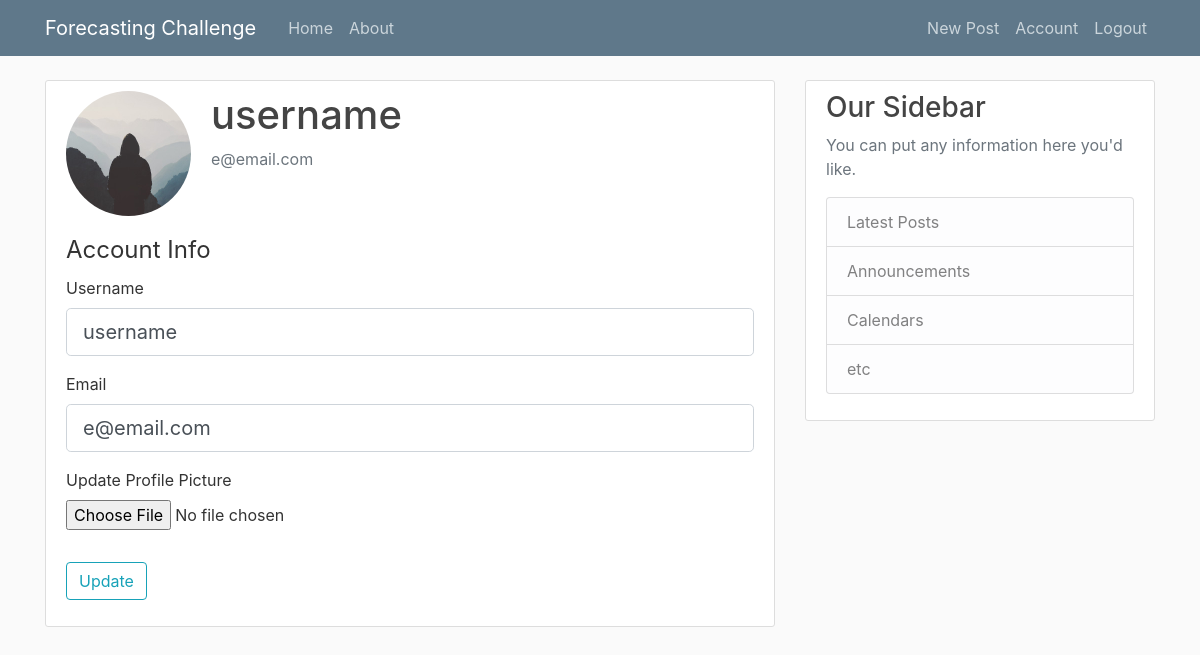
Page /account (signed in) on the committed database.
### forecastingchallenge/models.py (models this page shows, shortened)
class User(db.Model, UserMixin):
    id = db.Column(db.Integer, primary_key=True)
    username = db.Column(db.String(20), unique=True, nullable=False)
    email = db.Column(db.String(120), unique=True, nullable=False)
    image_file = db.Column(db.String(20), nullable=False, default='default.jpg')
    password = db.Column(db.String(60), nullable=False)
    posts = db.relationship('Post', backref='author', lazy=True)
    forecasts = db.relationship('Forecast', backref='author', lazy=True)

### forecastingchallenge/routes.py (the view)
@app.route("/account", methods=['GET', 'POST'])
@login_required
def account():
    form = UpdateAccountForm()
    if form.validate_on_submit():
        if form.picture.data:
            picture_file = save_picture(form.picture.data)
            if current_user.image_file != 'default.jpg':
                delete_picture(current_user.image_file)
            current_user.image_file = picture_file
        current_user.username = form.username.data
        current_user.email = form.email.data
        db.session.commit()
        flash('Your account has been updated.', 'success')
        return redirect(url_for('account'))
    elif request.method == 'GET':
        form.username.data = current_user.username
        form.email.data = current_user.email
    image_file = url_for('static', filename='profile_pics/' + current_user.image_file)
    return render_template('account.html', form=form, image_file=image_file)

### forecastingchallenge/forms.py (shortened to what this page needs)
class UpdateAccountForm(FlaskForm):
    username = StringField('Username', validators=[DataRequired(), Length(min=3, max=20)])
    email = StringField('Email', validators=[DataRequired(), Email(), Length(max=120)])
    picture = FileField('Update Profile Picture', validators=[FileAllowed(['jpg', 'png'])])
    submit = SubmitField('Update')

### forecastingchallenge/models.py (called while the page is built)
@login_manager.user_loader
def load_user(user_id):
    return User.query.get(int(user_id))

### forecastingchallenge/templates/account.html (shortened to what this page needs)
{% extends "layout.html" %}
{% block content%}
    <div class="content-section">
      <div class="media">
        <img class="rounded-circle account-img" src="{{ image_file }}">
        <div class="media-body">
          <h2 class="account-heading">{{ current_user.username }}</h2>
          <p class="text-secondary">{{ current_user.email }}</p>
        </div>
      </div>
        <form method="POST" action="" enctype="multipart/form-data">
            <fieldset class="form-group">
                <legend>Account Info</legend>
                <div class="form-group">
                    {{ form.username.label(class="form-control-label") }}
                    {% if form.username.errors %}
                        {{ form.username(class="form-control form-control-lg is-invalid") }}
                        <div class="invalid-feedback">
                            {% for error in form.username.errors %}
                                <span>{{ error }}</span>
                            {% endfor %}
                        </div>
                    {% else %}
                        {{ form.username(class="form-control form-control-lg") }}
                    {% endif %}
                </div>
                <div class="form-group">
                    {{ form.email.label(class="form-control-label") }}
                    {% if form.email.errors %}
                        {{ form.email(class="form-control form-control-lg is-invalid") }}
                        <div class="invalid-feedback">
                            {% for error in form.email.errors %}
                                <span>{{ error }}</span>
                            {% endfor %}
                        </div>
                    {% else %}
                        {{ form.email(class="form-control form-control-lg") }}
                    {% endif %}
                </div>
                <div class="form-group">
                    {{ form.picture.label() }}
                    {{ form.picture(class="form-control-file") }}
                </div>
            </fieldset>
            <div class="form-group">
                {{ form.submit(class="btn btn-outline-info") }}
            </div>
        </form>
    </div>
{% endblock content %}

### forecastingchallenge/static/main.css (style rules this page uses)
body { background: #fafafa; color: #333333; margin-top: 5rem; }
h1, h2, h3, h4, h5, h6 { color: #444444; }
.content-section { background: #ffffff; padding: 10px 20px; border: 1px solid #dddddd; border-radius: 3px; margin-bottom: 20px; }
.account-img { height: 125px; width: 125px; margin-right: 20px; margin-bottom: 16px; }
.account-heading { font-size: 2.5rem; }

### rows in the picture
User: username "username", email "e@email.com", username.label "Username"
